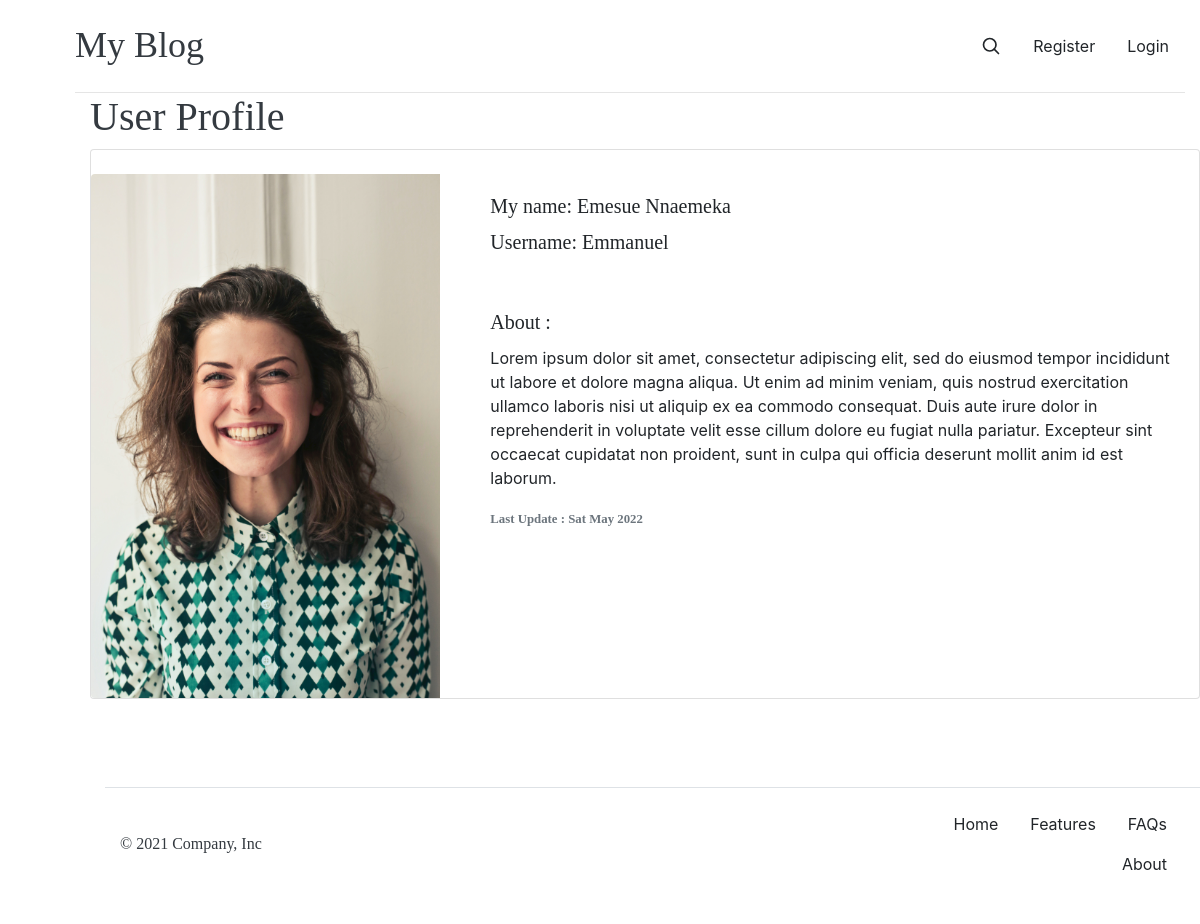
Screenshot of /member/2/profile/ with the database file from the repository.
### blog/models.py (models this page shows, shortened)
class Profile(models.Model):
    user = models.OneToOneField(User, null=True,on_delete=models.CASCADE)
    bio = models.TextField()
    profile_pic = models.ImageField(null=True, blank=True, upload_to="images/profile/")
    website_url = models.CharField(max_length=200,null=True, blank=True)
    facebook_url = models.CharField(max_length=200,null=True, blank=True)
    twitter_url = models.CharField(max_length=200,null=True, blank=True)
    instagram_url = models.CharField(max_length=200,null=True, blank=True)
    pintrest_url = models.CharField(max_length=200,null=True, blank=True)
    create_date = models.DateTimeField(default=timezone.now)

### member/views.py (the view)
# urls.py: path('<int:pk>/profile/', ShowProfilePageView.as_view(),name="show_profile_page"),
class ShowProfilePageView(DetailView):
    model = Profile
    template_name = 'registration/user_profile.html'
    def get_context_data(self, *args, **kwargs):
        users = Profile.objects.all()
        context = super(ShowProfilePageView, self).get_context_data(*args, **kwargs)
        page_user = get_object_or_404(Profile, id=self.kwargs['pk'])
        context["page_user"] = page_user
        return context

### member/templates/registration/user_profile.html (shortened to what this page needs)
{% extends 'blog/base.html' %}
{% load static %}
{% block content %}
<div class="container">
<h1 class="text-dark">User Profile</h1>
<div class="card mb-3" style="max-width: 100%;">
    <div class="row g-0">
        {% if page_user.profile_pic %}
            <div class="col-md-4">
                <img src="{{ page_user.profile_pic.url }}" class="img-fluid rounded-start" alt="">
            </div>
        {% else %}
            <div class="col-md-4">
                <img src="{% static 'images/profile2.png' %}" class="img-fluid rounded-start" alt="...">
            </div>
        {% endif %}
        <div class="col-md-8">
        <div class="card-body">
            <h5 class="card-title">
                My name: {{ page_user.user.first_name}} {{ page_user.user.last_name}}
            </h5>
            <h5 class="card-title">
                Username: {{ page_user.user.username}}
            </h5>
            <p class="card-text">
                <h5 class="card-title"> About : </h5>
                {{ page_user.bio }}
            </p>
            <p class="card-text"><small class="text-muted"><b>Last Update : {{ profile.create_date|date:"D M Y"}}</b></small></p>
        </div>
        </div>
    </div>
</div>
</div>
<div class="container-fluid">
    {% include 'blog/footer.html' %}
</div>
{% endblock %}

### blog/templates/blog/base.html (shortened to what this page needs)
{% load static %}
<!DOCTYPE html>
<html>
    <head>
        <link href="https://cdn.jsdelivr.net/npm/bootstrap@5.1.3/dist/css/bootstrap.min.css" rel="stylesheet">
        <link rel="stylesheet" href="{% static "css/bootstrap/css/bootstrap.min.css"%}">
        <link rel="stylesheet" href="https://maxcdn.bootstrapcdn.com/bootstrap/3.3.7/css/bootstrap-theme.min.css">
        <link rel="stylesheet" href="//cdn.jsdelivr.net/medium-editor/latest/css/medium-editor.min.css" type="text/css" media="screen" charset="utf-8">
        <link rel="stylesheet" type="text/css" href="{% static 'css/blog.css' %}">
        <link rel="stylesheet" href="{% static 'css/Style.css' %}">
        <link rel="stylesheet" type="text/css" href="{% static 'css\fontawesome\css\all.css' %}">
        <link rel="stylesheet" href="{% static 'css/owl.carousel.min.css' %}">
        <link rel="stylesheet" href="{% static 'css/owl.theme.default.min.css' %}">
        <link rel="stylesheet" href="{% static 'css\aos.css' %}">
<body >
<div class="container">
    <header class="blog-header py-3 ">
      <div class="row flex-nowrap justify-content-between align-items-center">
        <div class="col-4 pt-1">
          <h1><a class="blog-header-logo text-dark" href="{% url 'post_list'%}">My Blog</a></h1>
        </div>
        <div class="col-4 d-flex justify-content-end align-items-center">
          <a class="link-dark" href="#" aria-label="Search">
            <svg xmlns="http://www.w3.org/2000/svg" width="20" height="20" fill="none" stroke="currentColor" stroke-linecap="round" stroke-linejoin="round" stroke-width="2" class="mx-3" role="img" viewBox="0 0 24 24"><title>Search</title><circle cx="10.5" cy="10.5" r="7.5"/><path d="M21 21l-5.2-5.2"/></svg>
          </a>
          {% if user.is_authenticated %}
            <a class="p-2 link-dark"> {{ user.username }}</a>
            <a class="nav-item dropdown">
                <a class="nav-link dropdown-toggle link-dark" href="#" id="navbarDropdown" role="button" data-bs-toggle="dropdown" aria-expanded="false">
                Profile
                </a>
                <ul class="dropdown-menu" aria-labelledby="navbarDropdown">
                    {% if user.profile.id %}
                        <li><a class="dropdown-item" href="{% url 'edit_profile_page' user.profile.id %}">Edit Profile Page</a></li>
                        <li><a class="dropdown-item" href="{% url 'show_profile_page' user.profile.id %}">Profile page</a></li>
                    {% else %}
                        <li><a class="dropdown-item" href="{% url 'create_profile_page' %}">Create Profile Page</a></li>
                    {% endif %}
                    <li><hr class="dropdown-divider"></li>
                    <li><a class="dropdown-item" href="{% url 'edit_profile' %}">settings</a></li>
                    <li><hr class="dropdown-divider"></li>
                    <li><a class="dropdown-item" href="{% url 'logout' %}" >Log out</a></li>
                </ul>
            </a>
            <a class="nav-item dropdown">
                <a class="nav-link dropdown-toggle link-dark" href="#" id="navbarDropdown" role="button" data-bs-toggle="dropdown" aria-expanded="false">
                    My Blog
                </a>
                <ul class="dropdown-menu" aria-labelledby="navbarDropdown">
                    <li><a class="dropdown-item"  href="{% url 'post_new' %}" >New Post</a></li>
                    {% if user.id == 1 %}
                    <li><a class="dropdown-item" href="{% url 'add_category' %}" >New Category</a></li>
                    {% endif %}
                </ul>
            </a>
          {% else %}
                <a class="nav-link link-dark" href="{% url 'register' %}">Register</a>
                <a class="nav-link link-dark" href="{% url 'login' %}">Login</a>
          {% endif %}
        </div>
      </div>
    </header>
  </div>
  <main class="container-fluid">
    {% block content %}
    {% endblock %}
  </main>
</body>
</html>

### blog/templates/blog/footer.html (shortened to what this page needs)
  <div class="container">
    <footer class="d-flex flex-wrap justify-content-between align-items-center py-3 my-4 border-top">
      <p class="col-md-4 mb-0  text-dark">&copy; 2021 Company, Inc</p>
      <ul class="nav col-md-4 justify-content-end">
        <li class="nav-item "><a href="{% url 'post_list'%}" class="nav-link link-dark">Home</a></li>
        <li class="nav-item"><a href="#" class="nav-link link-dark">Features</a></li>
        <li class="nav-item"><a href="#" class="nav-link link-dark">FAQs</a></li>
        <li class="nav-item"><a href="#about" class="nav-link link-dark">About</a></li>
      </ul>
    </footer>
  </div>

### blog/static/css/blog.css (style rules this page uses)
.blog-header { line-height: 1; border-bottom: 1px solid #e5e5e5; }
.blog-header-logo { font-family: "Playfair Display", Georgia, "Times New Roman", serif; font-size: 2.25rem; }
h1, h2, h3, h4, h5, h6 { font-family: "Playfair Display", Georgia, "Times New Roman", serif; }

### blog/static/css/Style.css (style rules this page uses)
html, body { margin: 0%; box-sizing: border-box; overflow-x: hidden; }
:root { --text-gray: #3f4954; --text-light : #686666da; --bg-color: #0f0f0f; --white: #ffffff; --midnight: #104f55; --sky: linear-gradient(120deg, #a1c4fd 0%, #c2e9fb 100%); --Abel: 'Abel', cursive; --Anton: 'Anton', cursive; --Josefin : 'Josefin', cursive; --Lexend: 'Lexend', cursive; --Livvic : 'Livvic', cursive; }
a { text-decoration: none; color: var(--text-gray); }
ul { list-style-type: none; }
h1 { font-family: var(--Lexend); font-size: 2.5rem; }
.container { margin: 0 5vw; }
p { font-family: var(--Lexend); color: var(--text-light); }
.nav { background: white; padding: 0 2rem; height: 0rem; min-height: 10vh; overflow: hidden; transition: height 1s ease-in-out; }

### rows the page displays
Profile: profile_pic (picture), user.first_name "Emesue", user.last_name "Nnaemeka", user.username "Emmanuel", bio "Lorem ipsum dolor sit amet, consectetur adipiscing elit, sed do eiusmod tempor incididunt ut labore et dolore magna aliqua. Ut enim ad minim veniam, quis nostrud exercitation ullamco laboris nisi ut aliquip ex ea commodo consequat. Duis aute irure dolor in reprehenderit in voluptate velit esse cillum dolore eu fugiat nulla pariatur. Excepteur sint occaecat cupidatat non proident, sunt in culpa qui officia deserunt mollit anim id est laborum.", create_date "Sat May 2022"
